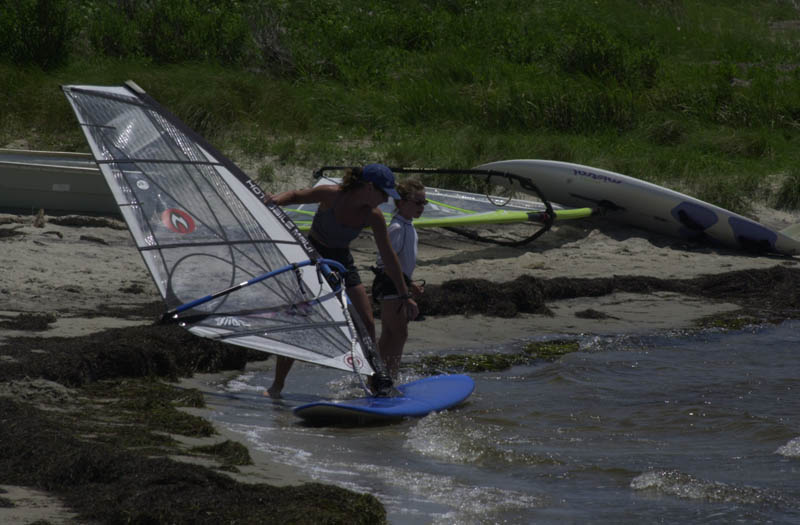
#> input picture 0514/img1.jpg, 800 x 525 px, given in place of the camera
$ python p13_HSVmask.py
#> lines starting #> are read from the running program, lines starting #| are printed output that depends on the picture; after the words box and inside, x2 and y2 are one past the last pixel; in counts of white or black regions, pixels touching at a corner belong together
# -*- coding: utf-8 -*-
import cv2
import numpy as np

cap = cv2.VideoCapture(0)

while(1):
    #獲取每一幀
    ret,frame = cap.read()
#> frame is the input picture: shape (525, 800, 3); mean B, G, R 51.6, 58.1, 54.5
    RGB = cv2.cvtColor(frame,cv2.COLOR_BGRA2RGB)
    #轉換到HSV
    hsv = cv2.cvtColor(frame,cv2.COLOR_BGR2HSV)
#> hsv: shape (525, 800, 3); mean H, S, V 62, 69, 61.1
    #設定色彩的門檻閥值
    lower_blue = np.array([100,50,50])
    upper_blue = np.array([255,255,255])
    #根據門檻值(threashold)做遮罩
    #mask = cv2.inRange(hsv,lower_blue,upper_blue)
    mask = cv2.inRange(RGB,lower_blue,upper_blue)
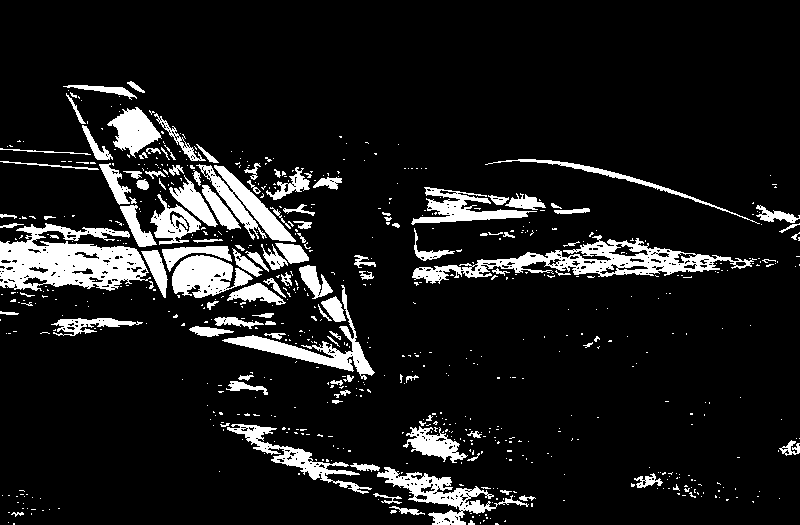
#> mask: shape (525, 800); 10.8% white; 697 white regions (580 under 20 px), largest, box (x1, y1, x2, y2) and area: (0, 223, 151, 291) 6090, (412, 235, 757, 284) 4760, (377, 467, 529, 525) 2350
    #對原圖和mask進行運算
    res = cv2.bitwise_and(frame,frame,mask=mask)
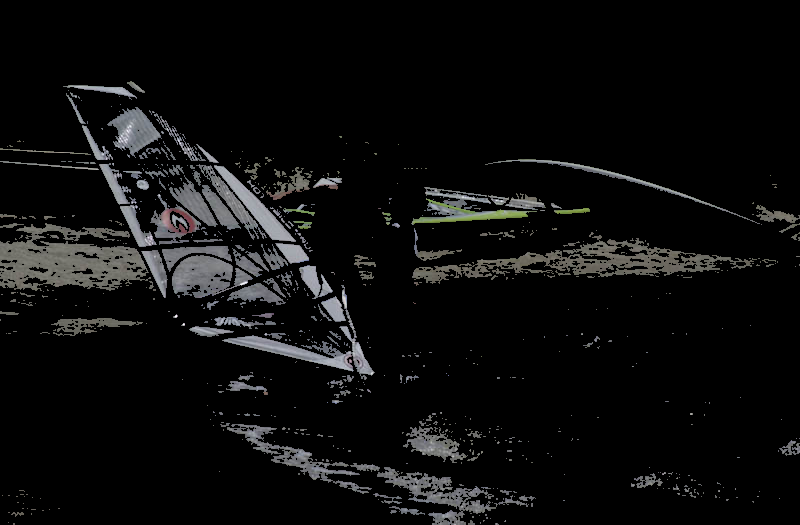
#> res: shape (525, 800, 3); mean B, G, R 13.1, 13.2, 13
    #顯示圖像
    cv2.imshow('frame',frame)
    cv2.imshow('mask',mask)
    cv2.imshow('res',res)
    k = cv2.waitKey(5)&0xFF
#> (key Esc is pressed here)
    if k == 27:
        break
#關閉
cv2.destroyAllWindows()

$ run again, on 0514/img2.jpg
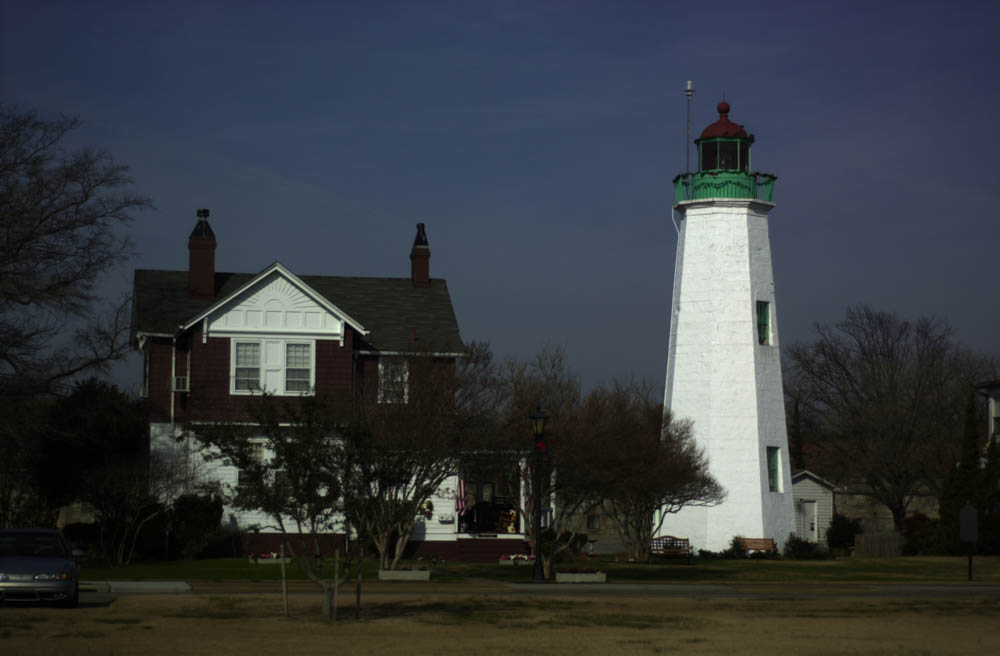
#> input picture 0514/img2.jpg, 1000 x 656 px, given in place of the camera
#> frame is the input picture: shape (656, 1000, 3); mean B, G, R 62.7, 58.2, 53.7
#> hsv: shape (656, 1000, 3); mean H, S, V 70.9, 86.9, 68.9
#> `mask = cv2.inRange(RGB,lower_blue,upper_blue)`:
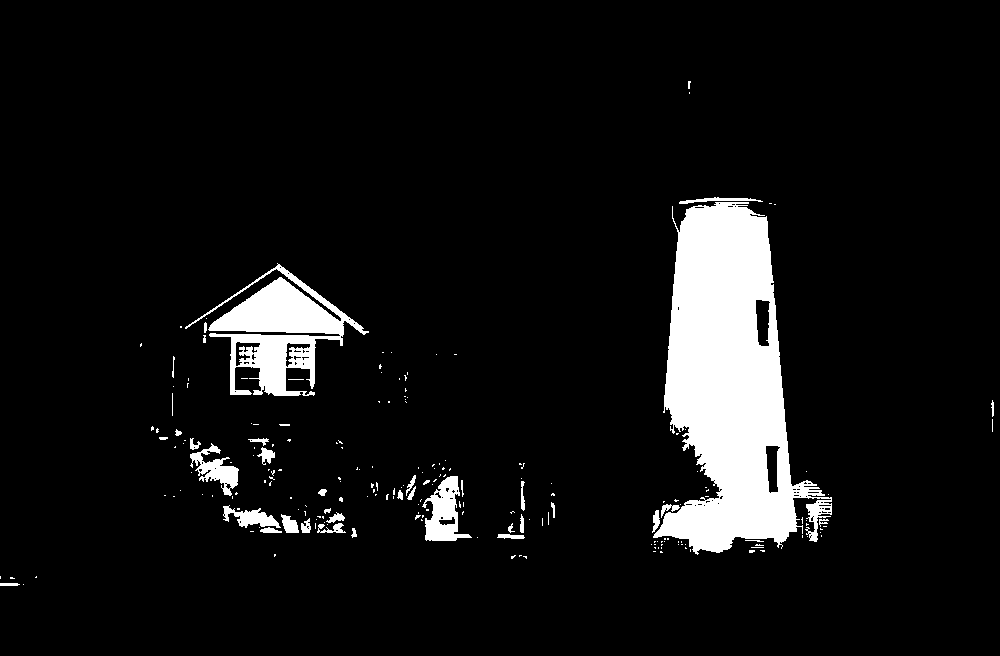
#> mask: shape (656, 1000); 7.6% white; 212 white regions (172 under 20 px), largest, box (x1, y1, x2, y2) and area: (653, 202, 832, 555) 34762, (185, 263, 369, 396) 8869, (422, 476, 472, 541) 1604
#> `res = cv2.bitwise_and(frame,frame,mask=mask)`:
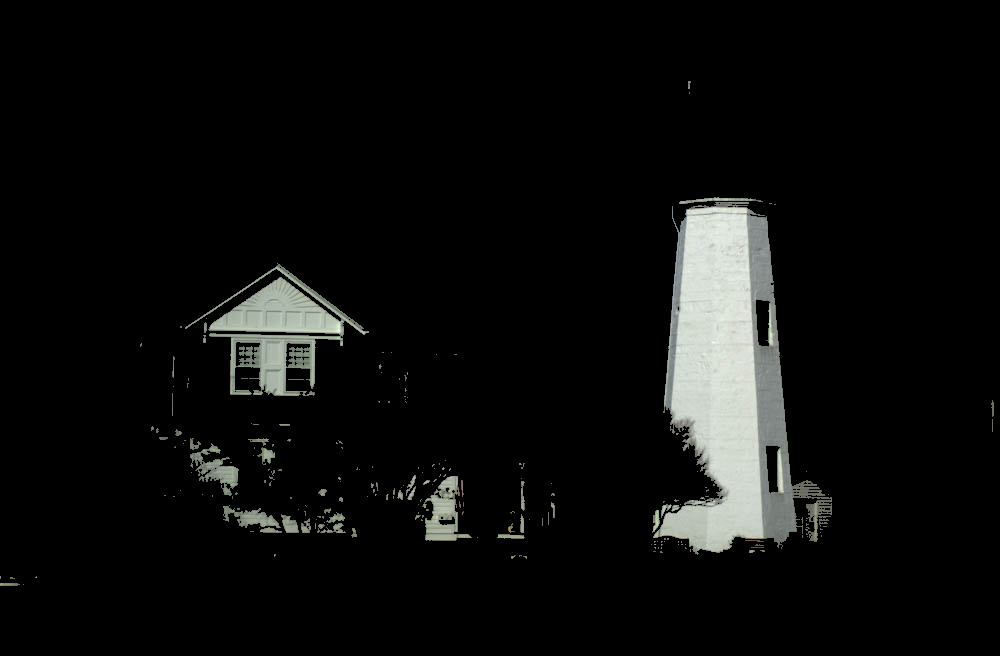
#> res: shape (656, 1000, 3); mean B, G, R 13, 13.7, 13.2
